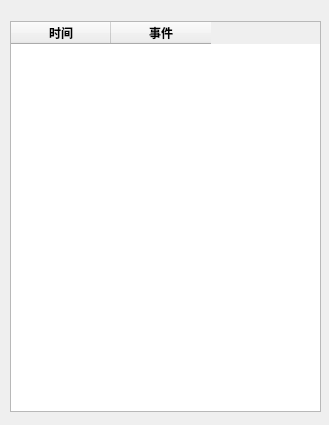
<?xml version="1.0" encoding="UTF-8"?>
<ui version="4.0">
 <class>Dialog_deviceLog</class>
 <widget class="QDialog" name="Dialog_deviceLog">
  <property name="geometry">
   <rect>
    <x>0</x>
    <y>0</y>
    <width>329</width>
    <height>425</height>
   </rect>
  </property>
  <property name="windowTitle">
   <string>Dialog</string>
  </property>
  <widget class="QTableWidget" name="tableWidget">
   <property name="geometry">
    <rect>
     <x>10</x>
     <y>21</y>
     <width>311</width>
     <height>391</height>
    </rect>
   </property>
   <property name="font">
    <font>
     <pointsize>9</pointsize>
     <weight>75</weight>
     <italic>false</italic>
     <bold>true</bold>
    </font>
   </property>
   <column>
    <property name="text">
     <string>时间</string>
    </property>
   </column>
   <column>
    <property name="text">
     <string>事件</string>
    </property>
   </column>
  </widget>
 </widget>
 <resources/>
 <connections/>
</ui>
